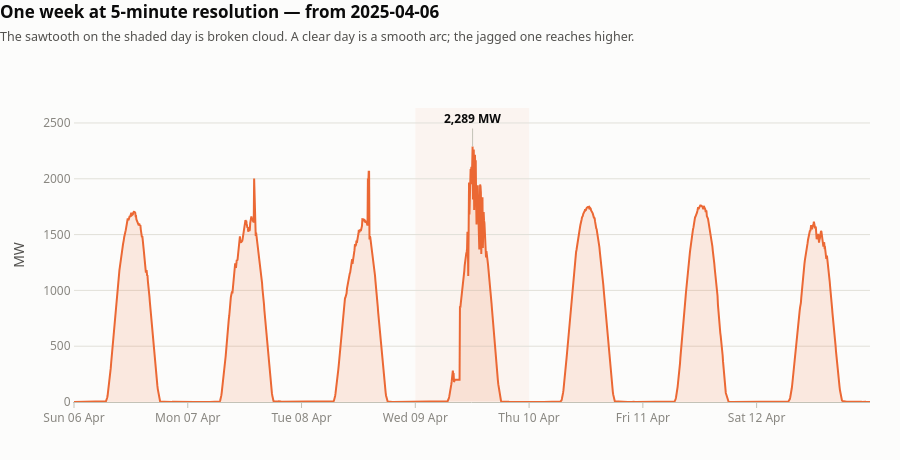

Notebook code for this chart:
### Markdown cell above
### 2. One week, at full 5-minute resolution

The seasonal means above are smooth. Real rooftop PV is not — and the averaging is exactly what
hides that. This keeps every 5-minute reading and narrows the window to a week.

`ANCHOR` is 9 April 2025, the most volatile day in the record and the day that happens to hold the
year's highest instantaneous reading (2,289 MW). Broken cloud, not clear sky, sets the annual peak:
cloud-edge enhancement pushes output above what a clear day reaches, while the day's *energy* total
(11.3 GWh) is well below a clear December day's ~17.5 GWh. Change `ANCHOR` to look at another week —
`2025-12-21` is the highest-energy day of the year, `2025-08-02` the lowest.

### Code cell
# ── Chart 2: one week in 5-minute detail ─────────────────────────────────────
ANCHOR = pd.Timestamp("2025-04-09")     # most volatile day of 2025; also its highest 5-min reading
start  = ANCHOR - pd.Timedelta(days=3)
wk = d05[(d05.ts >= start) & (d05.ts < start + pd.Timedelta(days=7))]

fig = go.Figure()
fig.add_trace(go.Scatter(
    x=wk.ts, y=wk.dpv_mw, name="Estimated rooftop PV",
    line=dict(color=ORANGE, width=2), fill="tozeroy", fillcolor="rgba(235,104,52,0.14)",
    hovertemplate="%{y:.0f} MW<extra>Rooftop PV</extra>"))

# Mark the anchor day so the contrast with its neighbours is findable, not hunted for.
fig.add_vrect(x0=ANCHOR, x1=ANCHOR + pd.Timedelta(days=1),
              fillcolor=ORANGE, opacity=0.05, line_width=0, layer="below")
pk = wk.loc[wk.dpv_mw.idxmax()]
fig.add_annotation(x=pk.ts, y=pk.dpv_mw, text=f"<b>{pk.dpv_mw:,.0f} MW</b>",
                   showarrow=True, arrowhead=0, arrowcolor=AXIS, ax=0, ay=-28,
                   font=dict(color=INK, size=12))

fig.update_yaxes(title_text="MW", rangemode="tozero")
fig.update_xaxes(dtick=86400000, tickformat="%a %d %b")
style(fig, f"One week at 5-minute resolution — from {start.date()}",
      "The sawtooth on the shaded day is broken cloud. A clear day is a smooth arc; "
      "the jagged one reaches higher.",
      height=460)
fig.show()

# Quantify the difference the eye is picking up: total absolute 5-minute movement per day.
wk_var = (wk.assign(ramp=wk.dpv_mw.diff().abs())
          .groupby("date").agg(**{"peak (MW)": ("dpv_mw", "max"),
                                  "energy (GWh)": ("dpv_mw", lambda s: s.sum() / 12 / 1000),
                                  "total 5-min movement (MW)": ("ramp", "sum")}).round(1))
print(wk_var)

### Figure 1 — Plotly figure (JSON) as saved in the notebook; plotly's stock layout.template omitted (floating-point values rounded to 4 significant figures; data arrays with more than 128 entries replaced by an {"elided": "..."} marker saying what was removed)
{"data": [{"fill": "tozeroy", "fillcolor": "rgba(235,104,52,0.14)", "hovertemplate": "%{y:.0f} MW<extra>Rooftop PV</extra>", "line": {"color": "#eb6834", "width": 2}, "name": "Estimated rooftop PV", "type": "scatter", "x": {"elided": "2016 str values"}, "y": {"elided": "2016 float values"}}], "layout": {"annotations": [{"arrowcolor": "#c3c2b7", "arrowhead": 0, "ax": 0, "ay": -28, "font": {"color": "#0b0b0b", "size": 12}, "showarrow": true, "text": "<b>2,289 MW</b>", "x": "2025-04-09T12:05:00", "y": 2289.0}], "font": {"color": "#52514e", "family": "system-ui, -apple-system, Segoe UI, sans-serif", "size": 12}, "height": 460, "hovermode": "x unified", "legend": {"bgcolor": "rgba(0,0,0,0)", "font": {"color": "#52514e"}, "orientation": "h", "x": 0, "y": 1.0, "yanchor": "bottom"}, "margin": {"b": 58, "l": 74, "r": 30, "t": 108}, "paper_bgcolor": "#fcfcfb", "plot_bgcolor": "#fcfcfb", "shapes": [{"fillcolor": "#eb6834", "layer": "below", "line": {"width": 0}, "opacity": 0.05, "type": "rect", "x0": "2025-04-09T00:00:00", "x1": "2025-04-10T00:00:00", "xref": "x", "y0": 0, "y1": 1, "yref": "y domain"}], "title": {"font": {"color": "#0b0b0b", "size": 17}, "text": "<b>One week at 5-minute resolution — from 2025-04-06</b><br><span style='font-size:12.5px;color:#52514e'>The sawtooth on the shaded day is broken cloud. A clear day is a smooth arc; the jagged one reaches higher.</span>", "x": 0, "xanchor": "left", "y": 0.96}, "xaxis": {"dtick": 86400000, "linecolor": "#c3c2b7", "showgrid": false, "tickcolor": "#c3c2b7", "tickfont": {"color": "#898781"}, "tickformat": "%a %d %b", "ticks": "outside"}, "yaxis": {"gridcolor": "#e1e0d9", "linecolor": "rgba(0,0,0,0)", "rangemode": "tozero", "tickfont": {"color": "#898781"}, "title": {"text": "MW"}}}}
